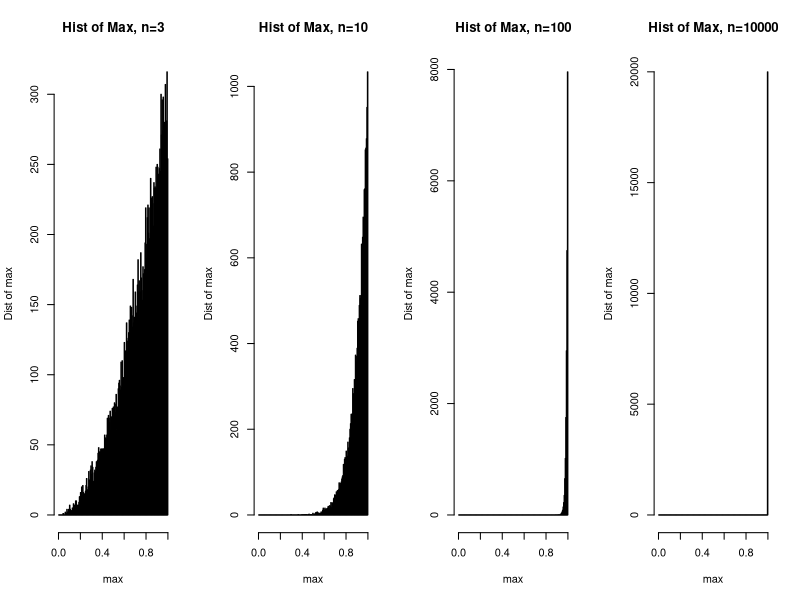
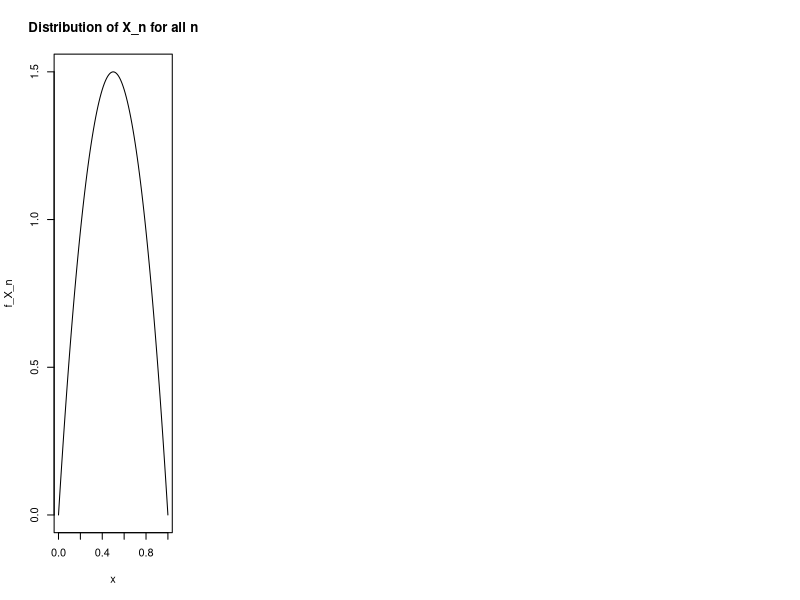
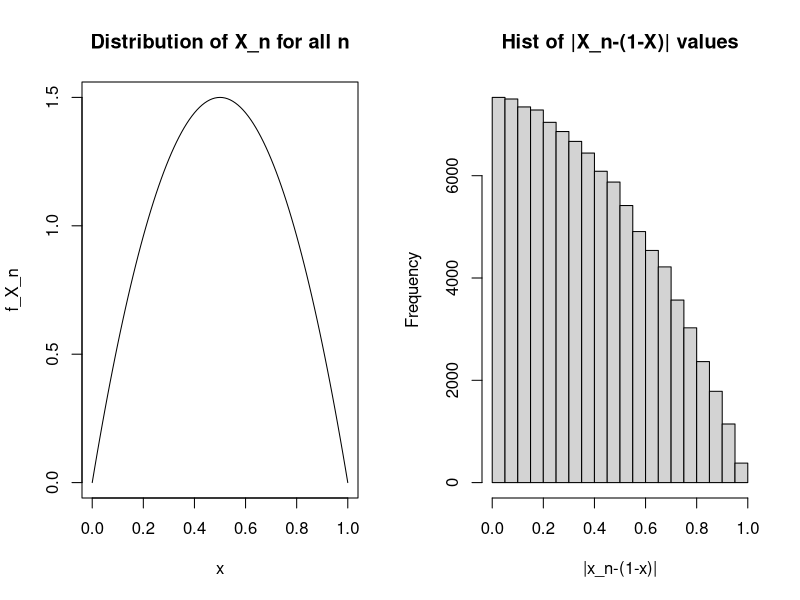
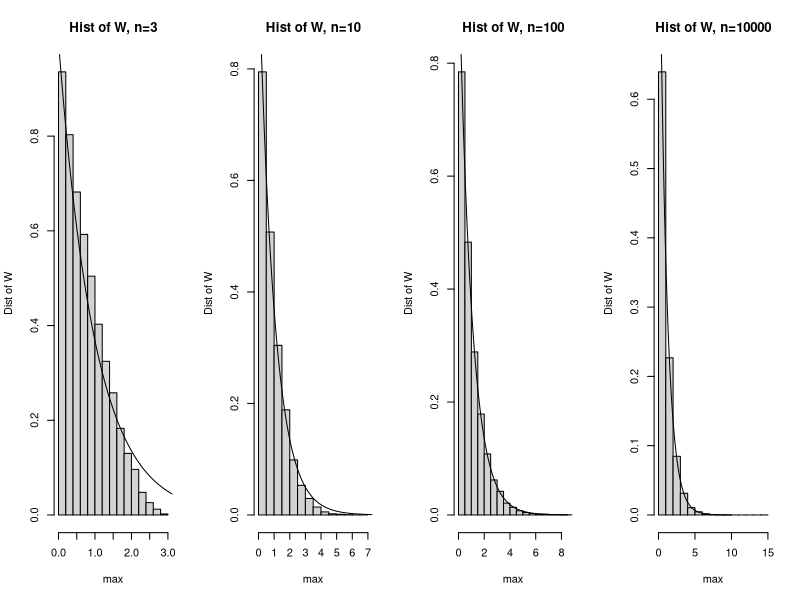

The R script that drew these images, in order:
#######################################################################
##Example showing convergence in distribution to a constant as well as 
##convergence in distribution does not imply convergence in probability
##Finally, convergence in distribution
##Justin Post - 2017
#######################################################################

#######################################################################
##Convergence in distribution to a constant

#Generate many samples of size n from Uniform(0,1), find max for each sample to see the distribution of max
n<-c(3,10,100,10000)
N<-20000
maxes<-matrix(,nrow=N,ncol=length(n))

#loop over sample sizes (not efficient way to do this!)
for (j in 1:length(n)){
	#loop through data sets
	for (i in 1:N){
		maxes[i,j]<-max(runif(n[j]))
	}
}

par(mfrow=c(1,length(n)))
hist(maxes[,1],breaks=seq(0,1,by=0.005),main=paste("Hist of Max, n=",n[1],sep=""),xlab="max",ylab="Dist of max")
hist(maxes[,2],breaks=seq(0,1,by=0.005),main=paste("Hist of Max, n=",n[2],sep=""),xlab="max",ylab="Dist of max")
hist(maxes[,3],breaks=seq(0,1,by=0.005),main=paste("Hist of Max, n=",n[3],sep=""),xlab="max",ylab="Dist of max")
hist(maxes[,4],breaks=seq(0,1,by=0.005),main=paste("Hist of Max, n=",n[4],sep=""),xlab="max",ylab="Dist of max")


#######################################################################
#######################################################################
###Convergence in distribution but not in probability

#Consider an example where X~Beta(2,2) then 1-X will also be Beta(2,2)
#Define a sequence of RVs to be X_n=X for all n

#X_n converges in distribution to 1-X~Beta(2,2)

#This distribution looks like
plot(x=seq(from=0,to=1,by=0.01),y=dbeta(seq(from=0,to=1,by=0.01),2,2),type="l",main="Distribution of X_n for all n",xlab="x",ylab="f_X_n")


###########################
#Now consider convergence in probability - i.e. does X_n converge in probability to 1-X?
#We can show that X_n does not converge in probability to 1-X.
#To converge in probability we need P(|X_n-(1-X)|<e)=P(|X+X_n-1|<e) -> 1 as n goes to infinity for every e>0

#But X_n is defined as X -->  = P(|2X-1|<e) = P((1-e)/2 < X < (1+e)/2) < 1 for e=1/2
#= P(1/4 < X < 3/4) <1 for every n.

#For a visual display of this, we generate many values from a beta(2,2)
value<-rbeta(100000,2,2)
par(mfrow=c(1,2))
plot(x=seq(from=0,to=1,by=0.01),y=dbeta(seq(from=0,to=1,by=0.01),2,2),type="l",main="Distribution of X_n for all n",xlab="x",ylab="f_X_n")
#Now we find |X-(1-X)| and plot this
hist(abs(value-(1-value)),main="Hist of |X_n-(1-X)| values",xlab="|x_n-(1-x)|")

#Notice that this probability is not tending toward 1 for any 0<e<1 (in fact it doesn't depend on n at all).  
#Therefore, these RVs do not converge in probability! (even though they converge in distribution!)



#######################################################################
#######################################################################
##Convergence in distribution (of w=n(1-max) from U(0,1) to the exp(1))

#Generate many samples of size n from Uniform(0,1), find max for each sample to see the distribution of w=n(1-max)
n<-c(3,10,100,10000)
N<-20000
w<-matrix(,nrow=N,ncol=length(n))

#loop over sample sizes
for (j in 1:length(n)){
	#loop through data sets
	for (i in 1:N){
		w[i,j]<-n[j]*(1-max(runif(n[j])))
	}
}

par(mfrow=c(1,length(n)))
hist(w[,1],main=paste("Hist of W, n=",n[1],sep=""),xlab="max",ylab="Dist of W",prob=T)
seq<-seq(from=0,to=10,by=0.01)
lines(seq,y=dexp(seq))
hist(w[,2],main=paste("Hist of W, n=",n[2],sep=""),xlab="max",ylab="Dist of W",prob=T)
lines(seq,y=dexp(seq))
hist(w[,3],main=paste("Hist of W, n=",n[3],sep=""),xlab="max",ylab="Dist of W",prob=T)
lines(seq,y=dexp(seq))
hist(w[,4],main=paste("Hist of W, n=",n[4],sep=""),xlab="max",ylab="Dist of W",prob=T)
lines(seq,y=dexp(seq))





